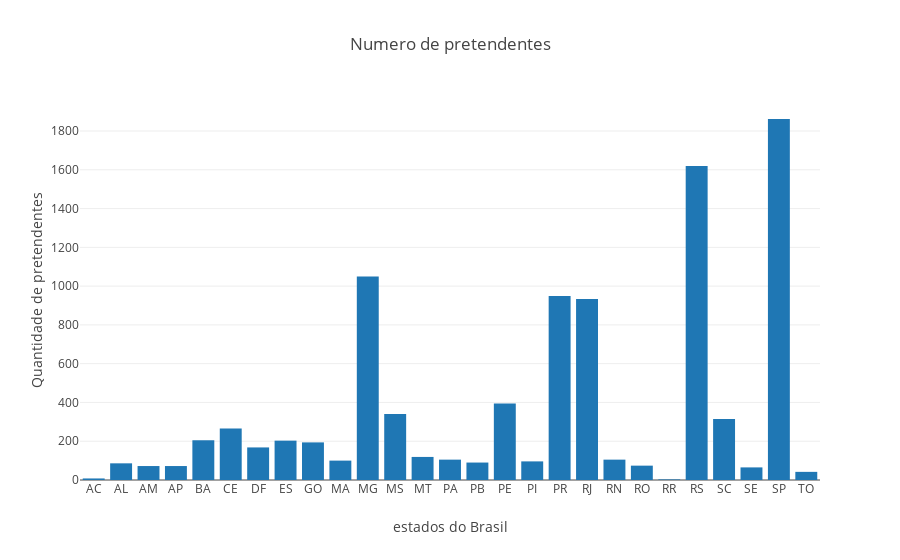

Source (notebook cell):
### Code cell
df3 = pd.DataFrame(tabela3[72:99])
df3.columns = ['Título','Total', 'Porcentagem']

trace = go.Bar(x = ['AC','AL','AM','AP','BA','CE','DF','ES','GO','MA','MG','MS','MT','PA','PB','PE','PI','PR','RJ','RN','RO','RR','RS','SC','SE','SP','TO'],
                  y = df3['Total'] )

data2 = [trace]

layout = go.Layout(title = 'Numero de pretendentes',
                  yaxis = {'title':'Quantidade de pretendentes'},
                  xaxis = {'title': 'estados do Brasil'})

fig = go.Figure(data = data, layout = layout)

py.iplot(fig)

### Figure 1 — Plotly figure (JSON) as saved in the notebook; plotly's stock layout.template omitted (floating-point values rounded to 4 significant figures)
{"data": [{"type": "bar", "uid": "df5a850e-8000-4ec3-9b47-558725b2c067", "x": ["AC", "AL", "AM", "AP", "BA", "CE", "DF", "ES", "GO", "MA", "MG", "MS", "MT", "PA", "PB", "PE", "PI", "PR", "RJ", "RN", "RO", "RR", "RS", "SC", "SE", "SP", "TO"], "y": [8, 86, 72, 72, 205, 266, 168, 203, 194, 100, 1050, 340, 119, 105, 90, 394, 96, 949, 933, 105, 74, 3, 1620, 315, 65, 1862, 42, ""]}], "layout": {"title": {"text": "Numero de pretendentes"}, "xaxis": {"title": {"text": "estados do Brasil"}}, "yaxis": {"title": {"text": "Quantidade de pretendentes"}}}}
